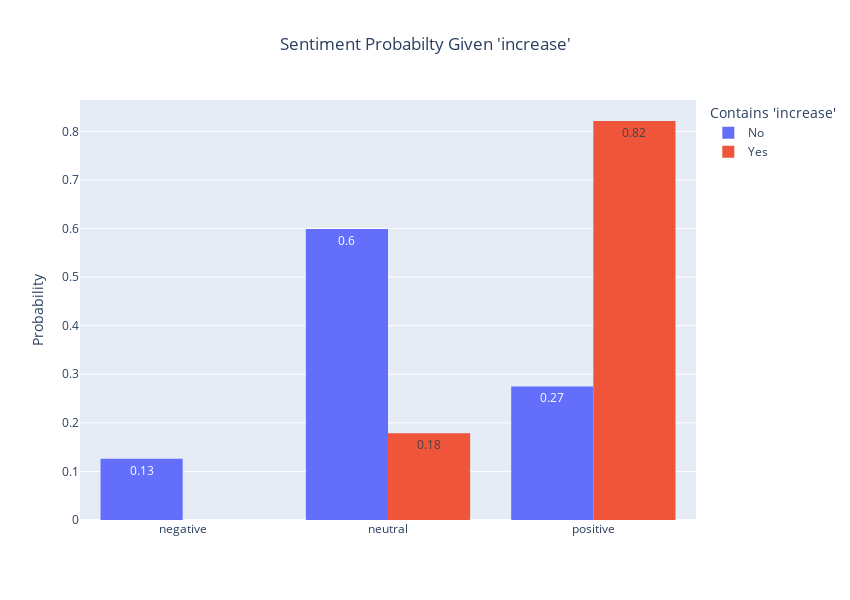

The cell this chart's notebook holds for it:
### Code cell
no_increase_df = pos[pos['increase_VERB'] == 0].sort_values(by='label')
increase_df = pos[pos['increase_VERB'] > 0].sort_values(by='label')

no_increase_vals = no_increase_df['label'].value_counts(normalize=True).sort_index()
increase_vals = increase_df['label'].value_counts(normalize=True).sort_index()

fig = go.Figure()
fig.add_trace(go.Histogram(
    x=no_increase_df.label,
    histnorm='probability density',
    name="No",
    text=np.round(no_increase_vals, 2)
))

fig.add_trace(go.Histogram(
    x=increase_df.label,
    histnorm='probability density',
    name="Yes",
    text=np.round(increase_vals, 2)
))


fig.update_layout(
    title="Sentiment Probabilty Given 'increase'",
    title_x=0.5,
    legend=dict(title="Contains 'increase'"),
    barmode='group',
    yaxis=dict(title="Probability"), 
    height=600,
    width=850
)
fig.show()

### Figure 1 — Plotly figure (JSON) as saved in the notebook; plotly's stock layout.template omitted (floating-point values rounded to 4 significant figures; data arrays with more than 128 entries replaced by an {"elided": "..."} marker saying what was removed)
{"data": [{"histnorm": "probability density", "name": "No", "text": [0.13, 0.6, 0.27], "type": "histogram", "x": {"elided": "4790 str values"}}, {"histnorm": "probability density", "name": "Yes", "text": [0.18, 0.82], "type": "histogram", "x": ["neutral", "neutral", "neutral", "neutral", "neutral", "neutral", "neutral", "neutral", "neutral", "neutral", "positive", "positive", "positive", "positive", "positive", "positive", "positive", "positive", "positive", "positive", "positive", "positive", "positive", "positive", "positive", "positive", "positive", "positive", "positive", "positive", "positive", "positive", "positive", "positive", "positive", "positive", "positive", "positive", "positive", "positive", "positive", "positive", "positive", "positive", "positive", "positive", "positive", "positive", "positive", "positive", "positive", "positive", "positive", "positive", "positive", "positive"]}], "layout": {"barmode": "group", "height": 600, "legend": {"title": {"text": "Contains 'increase'"}}, "title": {"text": "Sentiment Probabilty Given 'increase'", "x": 0.5}, "width": 850, "yaxis": {"title": {"text": "Probability"}}}}
